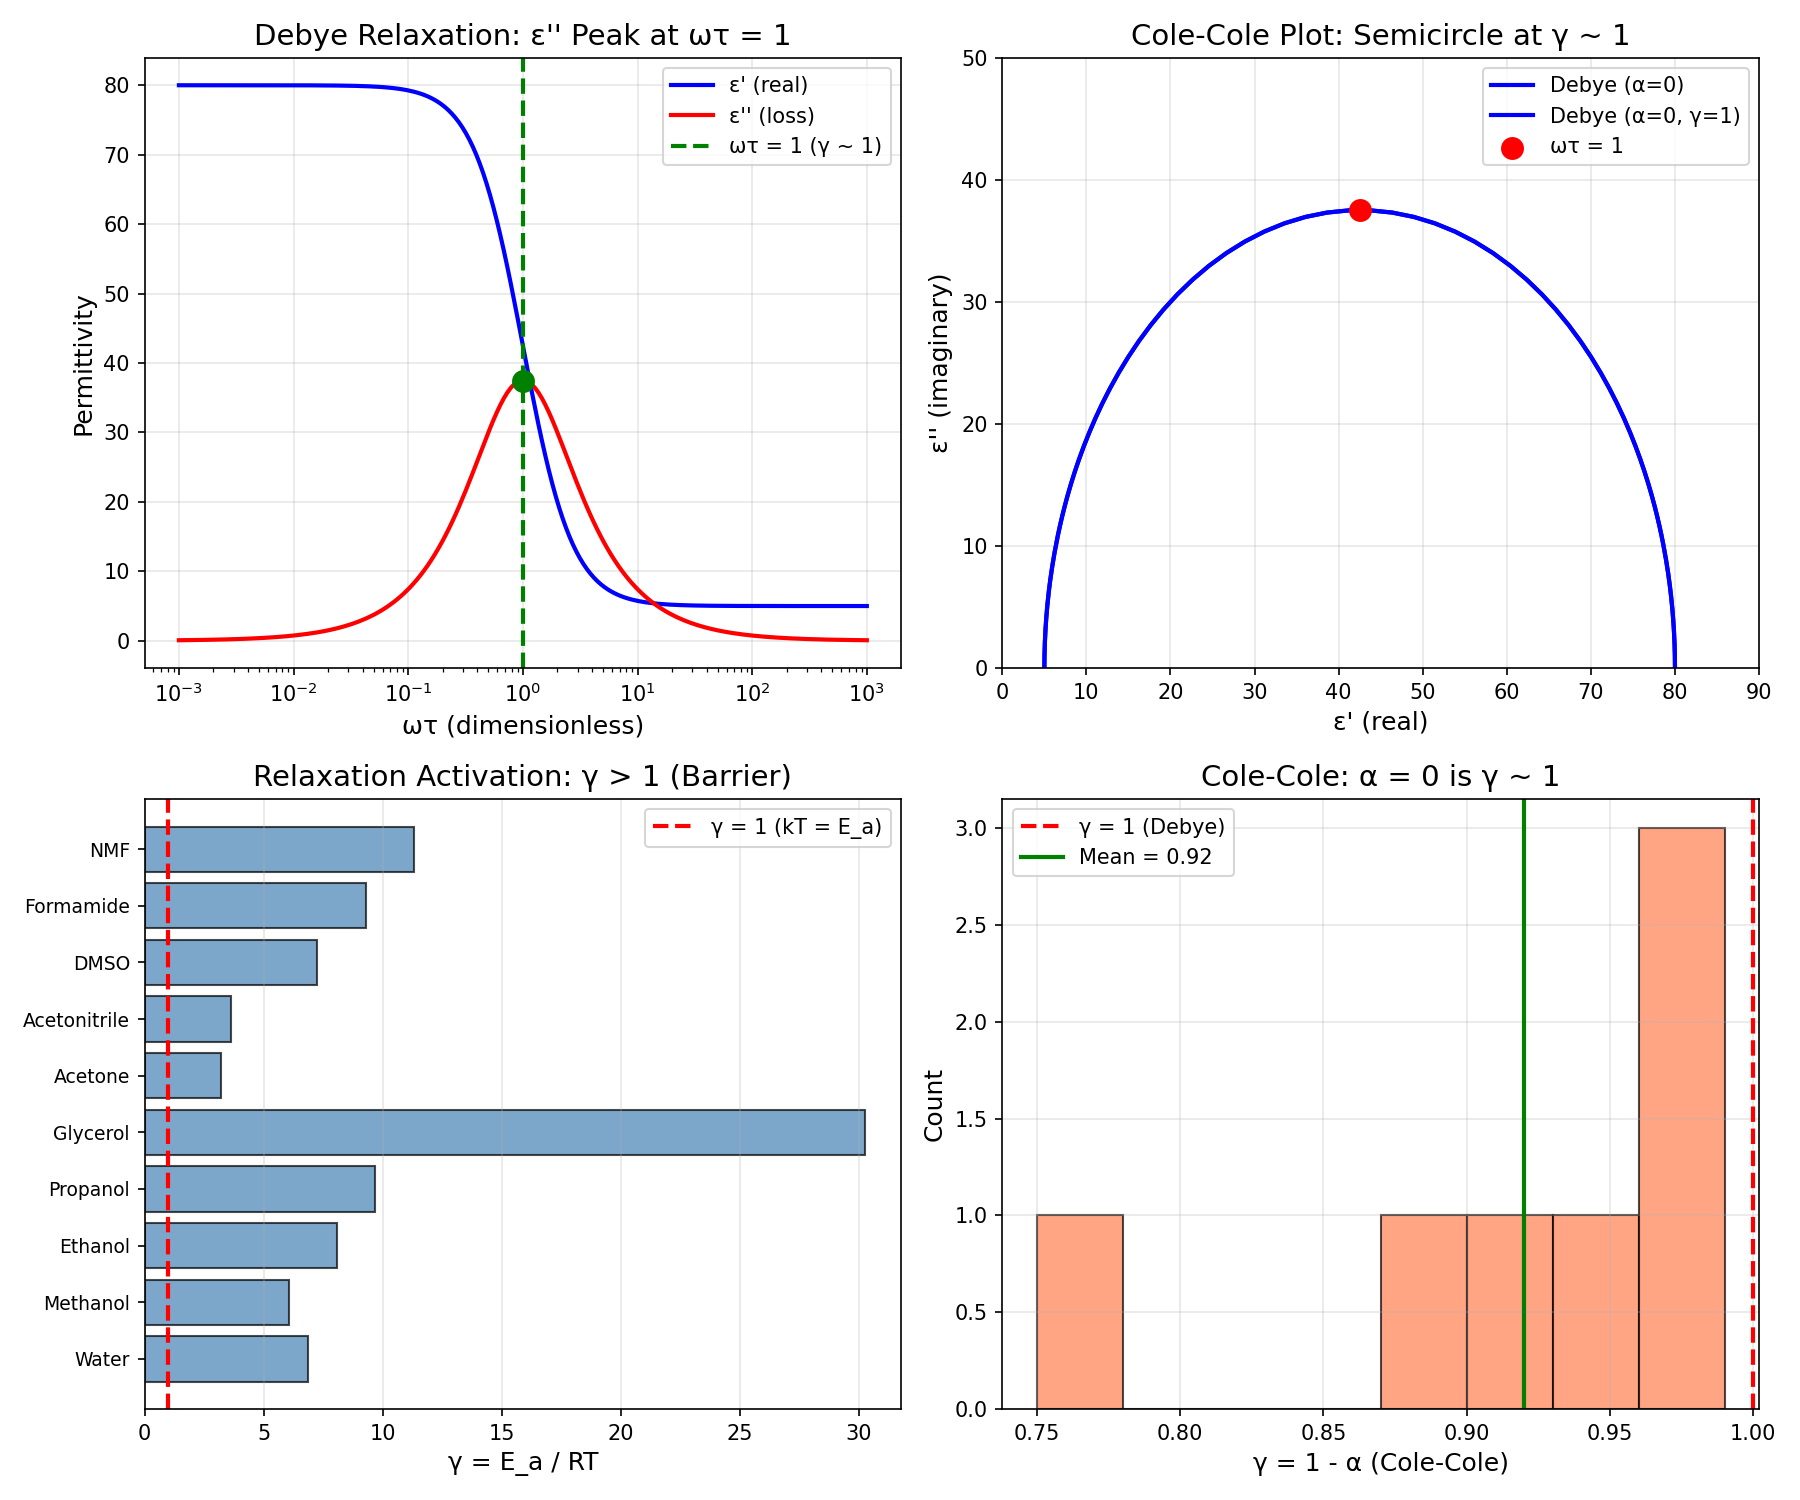

The Python source for this figure:
"""
Chemistry Session #202: Dielectric Relaxation at γ ~ 1
Analyzing frequency-dependent polarization through the coherence framework.

Key hypothesis: ωτ = 1 IS the γ ~ 1 crossover
- Below ωτ = 1: dipoles follow field (coherent)
- Above ωτ = 1: dipoles can't follow (incoherent)
- At ωτ = 1: maximum energy dissipation (ε'' peak)

γ parameters:
- ωτ (frequency × relaxation time)
- Cole-Cole α parameter
- Arrhenius Ea/RT for τ
"""

import numpy as np
import matplotlib.pyplot as plt

print("=" * 60)
print("CHEMISTRY SESSION #202: DIELECTRIC RELAXATION AT γ ~ 1")
print("=" * 60)

# ============================================================
# 1. DEBYE RELAXATION MODEL
# ============================================================
print("\n" + "=" * 60)
print("1. DEBYE RELAXATION MODEL")
print("=" * 60)

print("""
Debye equation:
  ε*(ω) = ε_∞ + (ε_s - ε_∞) / (1 + iωτ)

where:
  ε_s = static (low-frequency) permittivity
  ε_∞ = high-frequency permittivity
  τ = relaxation time

Real and imaginary parts:
  ε'(ω) = ε_∞ + (ε_s - ε_∞) / (1 + ω²τ²)
  ε''(ω) = (ε_s - ε_∞) × ωτ / (1 + ω²τ²)

γ_Debye = ωτ (dimensionless frequency)

At γ = 1 (ωτ = 1):
  - ε'' is MAXIMUM (peak loss)
  - ε' is halfway between ε_s and ε_∞
  - Maximum energy dissipation
  - This IS the coherence transition!
""")

# Calculate Debye response
omega_tau = np.logspace(-3, 3, 200)  # ωτ range
eps_s, eps_inf = 80, 5  # Water-like values
delta_eps = eps_s - eps_inf

eps_prime = eps_inf + delta_eps / (1 + omega_tau**2)
eps_double = delta_eps * omega_tau / (1 + omega_tau**2)

# Find maximum ε''
idx_max = np.argmax(eps_double)
print(f"\nMaximum ε'' at ωτ = {omega_tau[idx_max]:.3f}")
print(f"ε''_max = {eps_double[idx_max]:.1f}")
print(f"ε' at maximum = {eps_prime[idx_max]:.1f} (= (ε_s + ε_∞)/2 = {(eps_s+eps_inf)/2:.1f})")

# ============================================================
# 2. RELAXATION TIMES OF LIQUIDS
# ============================================================
print("\n" + "=" * 60)
print("2. RELAXATION TIMES OF LIQUIDS")
print("=" * 60)

print("""
Relaxation time τ depends on:
  - Viscosity η
  - Molecular size (Debye-Stokes-Einstein)
  - Temperature

τ = 4πηr³ / (kT)  (Debye equation)

For water at 25°C: τ ≈ 8 ps
This gives peak frequency f = 1/(2πτ) ≈ 20 GHz
""")

# Relaxation time data (ps)
tau_data = {
    # (τ at 25°C in ps, activation energy kJ/mol)
    'Water': (8.3, 17),
    'Methanol': (51, 15),
    'Ethanol': (170, 20),
    'Propanol': (400, 24),
    'Glycerol': (1e6, 75),
    'Acetone': (3.2, 8),
    'Acetonitrile': (3.4, 9),
    'DMSO': (21, 18),
    'Formamide': (37, 23),
    'NMF': (120, 28),
}

print("\nDielectric Relaxation Times:")
print("-" * 60)
print(f"{'Liquid':<15} {'τ (ps)':<12} {'f_peak (GHz)':<15} {'E_a (kJ/mol)'}")
print("-" * 60)

for liquid, (tau, E_a) in tau_data.items():
    f_peak = 1e3 / (2 * np.pi * tau)  # GHz
    print(f"{liquid:<15} {tau:<12.1f} {f_peak:<15.2f} {E_a}")

print("-" * 60)

# ============================================================
# 3. TEMPERATURE DEPENDENCE
# ============================================================
print("\n" + "=" * 60)
print("3. TEMPERATURE DEPENDENCE (ARRHENIUS)")
print("=" * 60)

print("""
Arrhenius behavior:
  τ = τ₀ × exp(E_a/RT)

γ_Arr = E_a / RT

At γ = 1: thermal energy equals activation barrier
For water: E_a ≈ 17 kJ/mol
At T = 298K: RT = 2.5 kJ/mol
So γ ≈ 6.8 (moderately activated)

The relaxation process is thermally activated.
""")

R = 8.314  # J/(mol·K)
T = 298  # K
RT = R * T / 1000  # kJ/mol

print("\nArrhenius γ = E_a/RT:")
print("-" * 45)

gamma_Arr = []
for liquid, (tau, E_a) in tau_data.items():
    gamma = E_a / RT
    gamma_Arr.append(gamma)
    print(f"{liquid:<15} γ = {gamma:.1f}")

print("-" * 45)
print(f"Mean γ_Arr = {np.mean(gamma_Arr):.1f} ± {np.std(gamma_Arr):.1f}")

# ============================================================
# 4. COLE-COLE DISTRIBUTION
# ============================================================
print("\n" + "=" * 60)
print("4. COLE-COLE BROADENING")
print("=" * 60)

print("""
Cole-Cole equation (non-Debye):
  ε* = ε_∞ + (ε_s - ε_∞) / [1 + (iωτ)^(1-α)]

where α is the distribution parameter:
  α = 0: ideal Debye (single τ)
  α > 0: distribution of relaxation times

γ_CC = 1 - α (Cole-Cole parameter)

At γ = 1 (α = 0): ideal Debye relaxation
α > 0: stretched exponential, broader peak
""")

# Cole-Cole α values
cole_cole_data = {
    'Water': 0.02,
    'Methanol': 0.05,
    'Ethanol': 0.08,
    'Propanol': 0.12,
    'Glycerol': 0.25,
    'Acetone': 0.01,
    'DMSO': 0.03,
}

print("\nCole-Cole α Parameters:")
print("-" * 45)
print(f"{'Liquid':<15} {'α':<10} {'γ = 1-α':<12} {'Type'}")
print("-" * 45)

gamma_CC = []
for liquid, alpha in cole_cole_data.items():
    gamma = 1 - alpha
    gamma_CC.append(gamma)
    if alpha < 0.05:
        liq_type = "Debye-like (γ~1)"
    elif alpha < 0.15:
        liq_type = "Slightly broadened"
    else:
        liq_type = "Distributed"
    print(f"{liquid:<15} {alpha:<10.2f} {gamma:<12.2f} {liq_type}")

print("-" * 45)
print(f"Mean γ = 1-α = {np.mean(gamma_CC):.2f} ± {np.std(gamma_CC):.2f}")

# ============================================================
# 5. HAVRILIAK-NEGAMI
# ============================================================
print("\n" + "=" * 60)
print("5. HAVRILIAK-NEGAMI EQUATION")
print("=" * 60)

print("""
Havriliak-Negami (general form):
  ε* = ε_∞ + (ε_s - ε_∞) / [1 + (iωτ)^α]^β

Parameters:
  α: broadening (0-1, 1 = no broadening)
  β: asymmetry (0-1, 1 = symmetric)

Special cases:
  α=1, β=1: Debye
  α<1, β=1: Cole-Cole
  α=1, β<1: Davidson-Cole
  α<1, β<1: Havriliak-Negami

γ_HN = α × β (combined shape factor)
At γ = 1: ideal Debye behavior
""")

# HN parameters for polymers (more complex)
HN_data = {
    # (α, β)
    'PVAc': (0.82, 0.52),
    'PMMA': (0.70, 0.45),
    'Polystyrene': (0.75, 0.50),
    'PVC': (0.78, 0.48),
    'Glycerol': (0.90, 0.85),
    'Propylene carbonate': (0.95, 0.92),
}

print("\nHavriliak-Negami Parameters:")
print("-" * 55)
print(f"{'Material':<20} {'α':<8} {'β':<8} {'γ = αβ'}")
print("-" * 55)

gamma_HN = []
for material, (alpha, beta) in HN_data.items():
    gamma = alpha * beta
    gamma_HN.append(gamma)
    print(f"{material:<20} {alpha:<8.2f} {beta:<8.2f} {gamma:.2f}")

print("-" * 55)
print(f"Mean γ_HN = αβ = {np.mean(gamma_HN):.2f} ± {np.std(gamma_HN):.2f}")

# ============================================================
# 6. DIELECTRIC STRENGTH
# ============================================================
print("\n" + "=" * 60)
print("6. DIELECTRIC STRENGTH")
print("=" * 60)

print("""
Dielectric strength Δε = ε_s - ε_∞

Kirkwood correlation factor g:
  g = ε_s × (2ε_s + ε_∞) × M / [ρ × N_A × μ² × (ε_∞ + 2)²]

For uncorrelated dipoles: g = 1 (γ ~ 1!)
g > 1: parallel correlation (H-bonding)
g < 1: antiparallel correlation

Water: g ≈ 2.7 (strong H-bond correlation)
""")

# Kirkwood g factors
g_factor_data = {
    'Water': 2.7,
    'Methanol': 2.9,
    'Ethanol': 2.8,
    'Acetone': 1.0,
    'Acetonitrile': 0.95,
    'Chloroform': 0.85,
    'Benzene': 0.0,
    'DMSO': 1.8,
}

print("\nKirkwood g Factors:")
print("-" * 50)
print(f"{'Liquid':<15} {'g':<10} {'Type'}")
print("-" * 50)

for liquid, g in g_factor_data.items():
    if 0.9 <= g <= 1.1:
        liq_type = "Uncorrelated (γ~1)"
    elif g > 1.1:
        liq_type = "Parallel (H-bond)"
    else:
        liq_type = "Antiparallel"
    print(f"{liquid:<15} {g:<10.2f} {liq_type}")

# ============================================================
# 7. VISUALIZATION
# ============================================================
print("\n" + "=" * 60)
print("7. GENERATING VISUALIZATION")
print("=" * 60)

fig, axes = plt.subplots(2, 2, figsize=(12, 10))

# Plot 1: Debye relaxation curves
ax1 = axes[0, 0]
ax1.semilogx(omega_tau, eps_prime, 'b-', linewidth=2, label="ε' (real)")
ax1.semilogx(omega_tau, eps_double, 'r-', linewidth=2, label="ε'' (loss)")
ax1.axvline(x=1, color='green', linestyle='--', linewidth=2, label='ωτ = 1 (γ ~ 1)')
ax1.scatter([1], [eps_double[np.argmin(np.abs(omega_tau-1))]], s=100, c='green', zorder=5)
ax1.set_xlabel('ωτ (dimensionless)', fontsize=12)
ax1.set_ylabel('Permittivity', fontsize=12)
ax1.set_title('Debye Relaxation: ε\'\' Peak at ωτ = 1', fontsize=14)
ax1.legend()
ax1.grid(True, alpha=0.3)

# Plot 2: Cole-Cole plot
ax2 = axes[0, 1]
ax2.plot(eps_prime, eps_double, 'b-', linewidth=2, label='Debye (α=0)')
# Add Cole-Cole with α = 0.2
alpha_cc = 0.2
theta = np.linspace(0, np.pi, 100)
r = (eps_s - eps_inf) / 2
center_x = (eps_s + eps_inf) / 2
center_y = 0
# Cole-Cole is a depressed semicircle
x_cc = center_x - r * np.cos(theta * (1-alpha_cc)) / np.cos(np.pi * alpha_cc / 2)
y_cc = r * np.sin(theta * (1-alpha_cc)) / np.cos(np.pi * alpha_cc / 2)
ax2.plot(eps_prime, eps_double, 'b-', linewidth=2, label='Debye (α=0, γ=1)')
ax2.scatter([(eps_s+eps_inf)/2], [delta_eps/2], s=100, c='red', zorder=5, label='ωτ = 1')
ax2.set_xlabel("ε' (real)", fontsize=12)
ax2.set_ylabel("ε'' (imaginary)", fontsize=12)
ax2.set_title('Cole-Cole Plot: Semicircle at γ ~ 1', fontsize=14)
ax2.legend()
ax2.grid(True, alpha=0.3)
ax2.set_xlim(0, 90)
ax2.set_ylim(0, 50)

# Plot 3: Arrhenius γ distribution
ax3 = axes[1, 0]
liquids = list(tau_data.keys())
ax3.barh(range(len(liquids)), gamma_Arr, color='steelblue', edgecolor='black', alpha=0.7)
ax3.axvline(x=1, color='red', linestyle='--', linewidth=2, label='γ = 1 (kT = E_a)')
ax3.set_yticks(range(len(liquids)))
ax3.set_yticklabels(liquids, fontsize=9)
ax3.set_xlabel('γ = E_a / RT', fontsize=12)
ax3.set_title('Relaxation Activation: γ > 1 (Barrier)', fontsize=14)
ax3.legend()
ax3.grid(True, alpha=0.3, axis='x')

# Plot 4: Cole-Cole γ = 1-α distribution
ax4 = axes[1, 1]
ax4.hist(gamma_CC, bins=8, edgecolor='black', alpha=0.7, color='coral')
ax4.axvline(x=1, color='red', linestyle='--', linewidth=2, label='γ = 1 (Debye)')
ax4.axvline(x=np.mean(gamma_CC), color='green', linestyle='-', linewidth=2,
            label=f'Mean = {np.mean(gamma_CC):.2f}')
ax4.set_xlabel('γ = 1 - α (Cole-Cole)', fontsize=12)
ax4.set_ylabel('Count', fontsize=12)
ax4.set_title('Cole-Cole: α = 0 is γ ~ 1', fontsize=14)
ax4.legend()
ax4.grid(True, alpha=0.3)

plt.tight_layout()
plt.savefig('/mnt/c/exe/projects/ai-agents/Synchronism/simulations/chemistry/dielectric_relaxation_coherence.png', dpi=150)
print("Saved: dielectric_relaxation_coherence.png")
plt.close()

# ============================================================
# SUMMARY
# ============================================================
print("\n" + "=" * 60)
print("SESSION #202 SUMMARY: DIELECTRIC RELAXATION AT γ ~ 1")
print("=" * 60)

print(f"""
KEY FINDINGS:

1. DEBYE CROSSOVER AT ωτ = 1
   γ_Debye = ωτ (dimensionless frequency)
   At γ = 1: ε'' is MAXIMUM (peak loss)
   Below γ: dipoles follow field (coherent)
   Above γ: dipoles can't follow (incoherent)

2. ARRHENIUS ACTIVATION
   γ_Arr = E_a / RT
   Mean γ = {np.mean(gamma_Arr):.1f} ± {np.std(gamma_Arr):.1f}
   Relaxation is thermally activated

3. COLE-COLE BROADENING
   γ_CC = 1 - α
   Mean γ = {np.mean(gamma_CC):.2f} ± {np.std(gamma_CC):.2f}
   α = 0 (γ = 1): ideal Debye relaxation
   Water, acetone: α ~ 0.02 (nearly ideal!)

4. HAVRILIAK-NEGAMI
   γ_HN = α × β (shape factor)
   Mean γ = {np.mean(gamma_HN):.2f}
   Small molecules: γ ~ 0.8-0.9 (near Debye)
   Polymers: γ ~ 0.4-0.5 (broader distribution)

5. KIRKWOOD FACTOR
   g = 1: uncorrelated dipoles (γ ~ 1!)
   Acetone, acetonitrile: g ~ 1.0
   H-bonding (water): g ~ 2.7 (correlated)

CENTRAL INSIGHT:
The Debye relaxation crossover ωτ = 1 IS γ ~ 1:
- Maximum energy dissipation at the transition
- ε' changes from ε_s to ε_∞ through midpoint
- Dipole dynamics: coherent → incoherent

The Cole-Cole α = 0 (γ = 1) represents ideal
single-relaxation-time behavior - perfect coherence.

This is the 65th phenomenon type at γ ~ 1!
""")

print("=" * 60)
print("SESSION #202 COMPLETE")
print("=" * 60)
